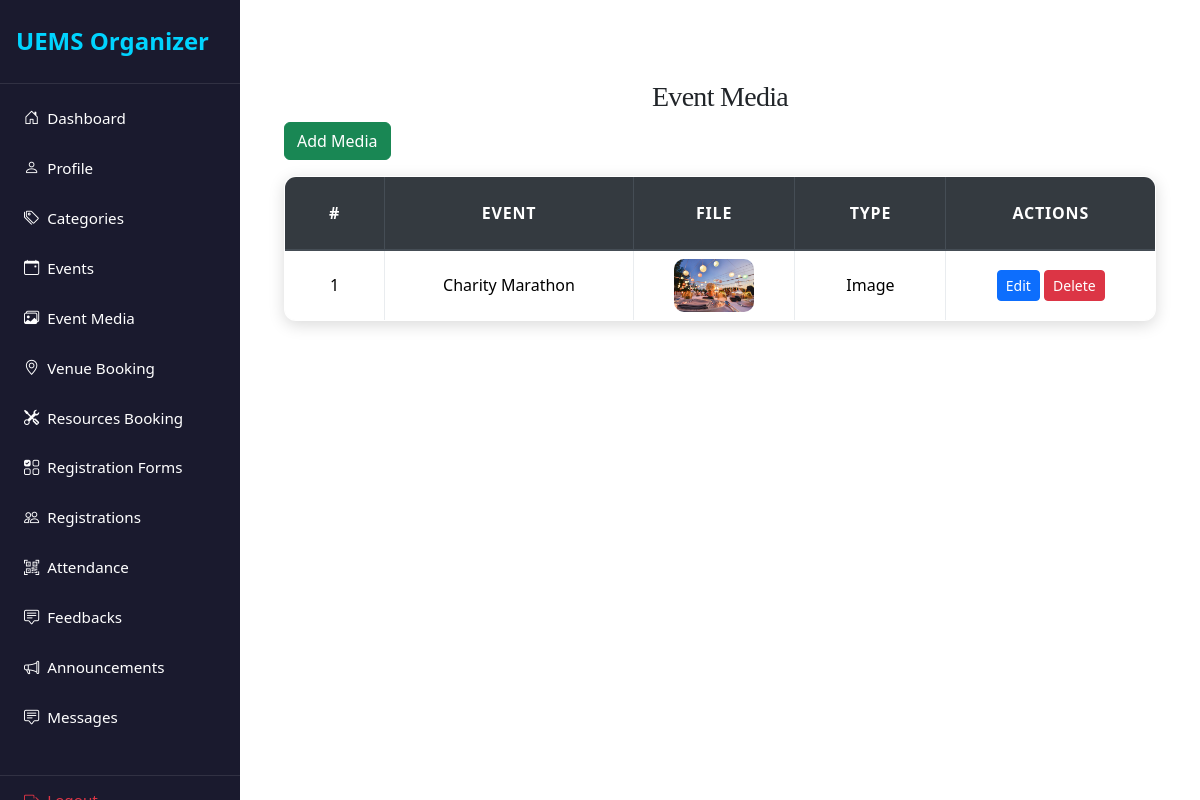
The app's page /organizer/event_media.php (signed in) with its own data.
### tables this page shows
CREATE TABLE `event_media` (
  `id` int(11) NOT NULL,
  `event_id` int(11) NOT NULL,
  `file` varchar(255) NOT NULL,
  `file_type` enum('pdf','image') NOT NULL,
  `uploaded_at` timestamp NOT NULL DEFAULT current_timestamp()
);

CREATE TABLE `events` (
  `event_id` int(11) NOT NULL,
  `title` varchar(255) NOT NULL,
  `description` text NOT NULL,
  `organizer_id` int(11) NOT NULL,
  `category_id` int(11) DEFAULT NULL,
  `event_type` enum('one_time','recurring') DEFAULT 'one_time',
  `start_datetime` datetime NOT NULL,
  `end_datetime` datetime NOT NULL,
  `capacity` int(11) DEFAULT 0,
  `registration_deadline` datetime DEFAULT NULL,
  `status` enum('pending','approved','rejected','cancelled','completed') DEFAULT 'pending',
  `banner_image` varchar(255) DEFAULT NULL,
  `created_at` datetime DEFAULT current_timestamp(),
  `updated_at` datetime DEFAULT current_timestamp() ON UPDATE current_timestamp()
);

### organizer/event_media.php (the view, shortened to what this page needs)
<?php
include('../config.php');
$result = $conn->query("
    SELECT em.id, em.event_id, em.file, em.file_type, e.title AS event_title
    FROM event_media em
    LEFT JOIN events e ON em.event_id = e.event_id
    ORDER BY em.id DESC
");
?>
<!DOCTYPE html>
<html lang="en">
<head>
    <link rel="stylesheet" href="https://maxcdn.bootstrapcdn.com/bootstrap/4.5.2/css/bootstrap.min.css">
    <link rel="stylesheet" href="../css/style.css">
</head>
<body>
<?php include('navbar.php'); ?>
    <div id="content">
<div class="container mt-5">
    <div>
        <h3>Event Media</h3>
        <button class="btn btn-success" data-toggle="modal" data-target="#addModal">Add Media</button>
    </div>
    <table class="table table-bordered table-hover mt-3">
        <thead class="thead-dark">
            <tr>
                <th>#</th>
                <th>Event</th>
                <th>File</th>
                <th>Type</th>
                <th>Actions</th>
            </tr>
        </thead>
        <tbody>
            <?php while($row = $result->fetch_assoc()): ?>
            <tr>
                <td><?= $row['id']; ?></td>
                <td><?= htmlspecialchars($row['event_title']); ?></td>
                <td>
                    <?php if($row['file_type'] === 'image'): ?>
                        <img src="../images/<?= htmlspecialchars($row['file']); ?>" alt="" style="width:80px;">
                    <?php else: ?>
                        <a href="../images/<?= htmlspecialchars($row['file']); ?>" target="_blank"><?= htmlspecialchars($row['file']); ?></a>
                    <?php endif; ?>
                </td>
                <td><?= ucfirst($row['file_type']); ?></td>
                <td>
                    <button class="btn btn-primary btn-sm"
                            data-toggle="modal"
                            data-target="#editModal"
                            data-id="<?= $row['id']; ?>"
                            data-event="<?= $row['event_id']; ?>"
                            data-type="<?= $row['file_type']; ?>">Edit</button>
                    <form method="POST" style="display:inline-block;" onsubmit="return confirm('Delete this media?');">
                        <button class="btn btn-danger btn-sm">Delete</button>
                    </form>
                </td>
            </tr>
            <?php endwhile; ?>
        </tbody>
    </table>
</div>
</body>
</html>

### css/style.css (style rules this page uses)
:root { --primary: #007bff; --secondary: #6c757d; --success: #28a745; --info: #17a2b8; --warning: #ffc107; --danger: #dc3545; --light: #f8f9fa; --dark: #2d3436; --accent: #ff6f61; --highlight: #6f42c1; --shadow: rgba(0, 0, 0, 0.15); --transition: all 0.3s ease-in-out; }
body { font-family: 'Inter', 'Segoe UI', Tahoma, Geneva, Verdana, sans-serif; background: linear-gradient(135deg, var(--light) 0%, #e0e7ff 100%); color: var(--dark); line-height: 1.8; margin: 0; padding: 0; min-height: 100vh; font-size: 16px; }
h1, h2, h3, h4 { text-align: center; margin: 2.5rem 0; font-family: 'Georgia', 'Times New Roman', serif; color: var(--dark); font-weight: 700; letter-spacing: -0.025em; }
h3 { font-size: 1.75rem; }
.container { max-width: 1200px; margin: 0 auto 3rem; padding: 0 1.5rem; }
.table { width: 100%; border-collapse: collapse; margin: 2rem 0; font-size: 1rem; background-color: #ffffff; border-radius: 12px; overflow: hidden; box-shadow: 0 4px 16px var(--shadow); transition: var(--transition); }
.table th, .table td { padding: 1.25rem; border: 1px solid #e9ecef; text-align: center; vertical-align: middle; }
.table thead th { background-color: rgb(0, 0, 0); color: white; font-weight: 600; text-transform: uppercase; letter-spacing: 0.05em; padding: 1.5rem; }
.table tbody tr { transition: var(--transition); }
.table tbody tr:nth-child(odd) { background-color: var(--light); }
.table img { max-width: 120px; max-height: 120px; border-radius: 10px; object-fit: cover; transition: var(--transition); }
.btn-primary { background-color: var(--primary); color: #fff; border: none; border-radius: 8px; padding: 0.75rem 1.5rem; font-size: 1rem; font-weight: 500; cursor: pointer; transition: var(--transition); display: inline-flex; align-items: center; justify-content: center; }

### organizer/navbar.php (style rules this page uses)
* { margin: 0; padding: 0; box-sizing: border-box; }
body { min-height: 100vh; display: flex; font-family: 'Segoe UI', Tahoma, Geneva, Verdana, sans-serif; background-color: #f5f5f5; }
#content { margin-left: 240px; flex: 1; padding: 2rem; background: #ffffff; min-height: 100vh; }

### records on screen
event_media: id "1", event.title "Charity Marathon", file (picture), file_type "Image"
